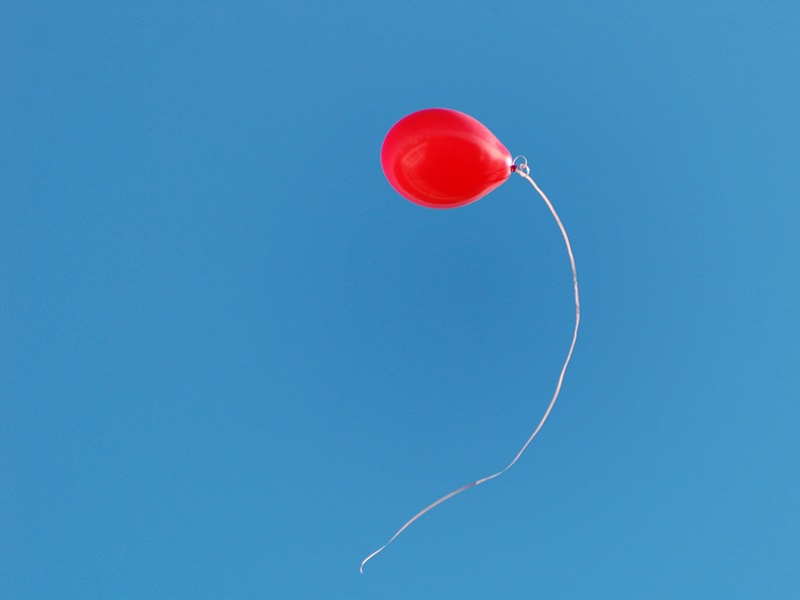
#> input picture src/img/balloon.jpg, 800 x 600 px, found by its file name
$ python test_akaze.py
#> lines starting #> are read from the running program, lines starting #| are printed output that depends on the picture; after the words box and inside, x2 and y2 are one past the last pixel; in counts of white or black regions, pixels touching at a corner belong together
# import the necessary packages
from __future__ import print_function
import cv2

# load the image and convert it to grayscale
image = cv2.imread("imgs/balloon.jpg")
#> image is the input picture: shape (600, 800, 3); mean B, G, R 191.3, 139.7, 65.6
gray = cv2.cvtColor(image, cv2.COLOR_BGR2GRAY)
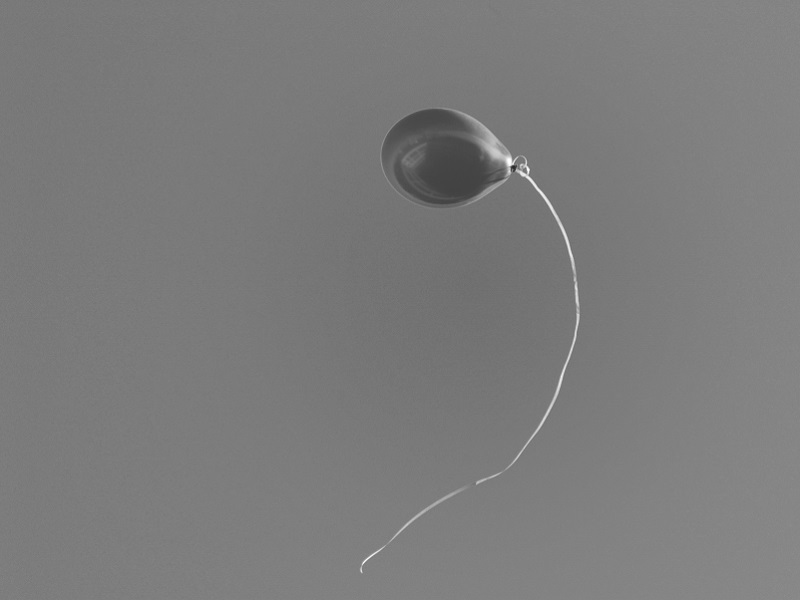
#> gray: shape (600, 800); min 41, max 254, mean 123.4
cv2.imshow("Original", image)

# initialize the AKAZE descriptor, then detect keypoints and extract
# local invariant descriptors from the image
detector = cv2.AKAZE_create()
(kps, descs) = detector.detectAndCompute(gray, None)
#> kps = 32 keypoints; strongest (x, y, size): (509, 161, 8.1), (513, 167, 4.8), (523, 173, 8.1), (492, 148, 16.1)
print("keypoints: {}, descriptors: {}".format(len(kps), descs.shape))
#| keypoints: 32, descriptors: (32, 61)

# draw the keypoints and show the output image
cv2.drawKeypoints(image, kps, image, (0, 255, 0))
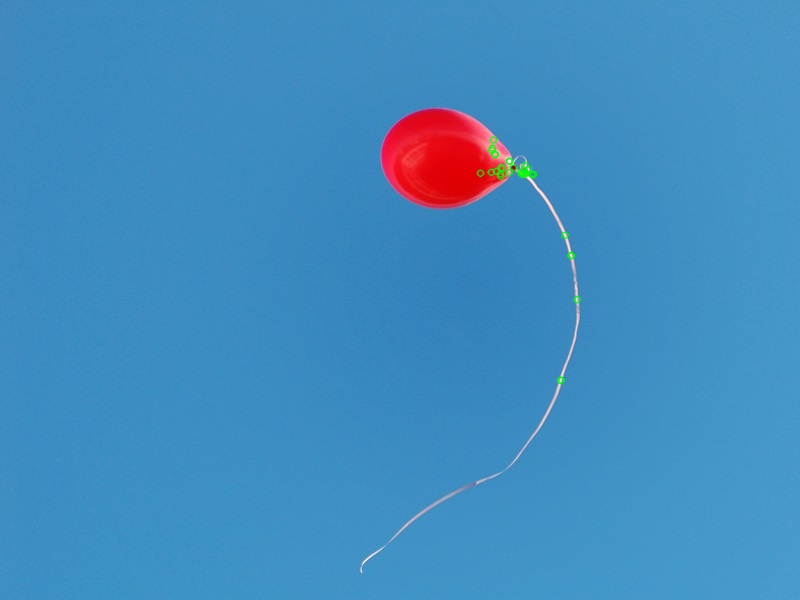
#> image: shape (600, 800, 3); 0.22% of pixels changed, all inside (x1, y1, x2, y2) = (476, 136, 582, 385)
cv2.imshow("Output", image)
cv2.waitKey(0)

$ run again, with src/img/dontsaveme.jpg copied over src/img/balloon.jpg
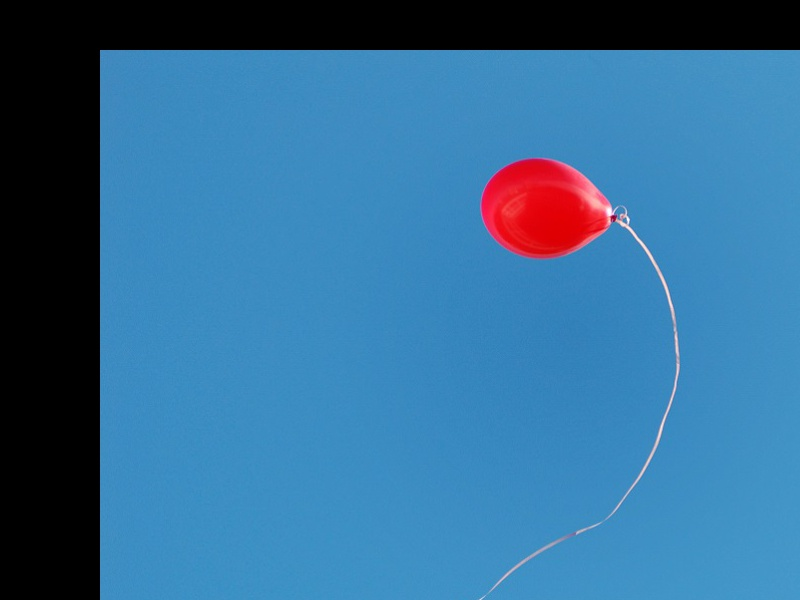
#> input picture src/img/dontsaveme.jpg, 800 x 600 px, found by its file name
#> image is the input picture: shape (600, 800, 3); mean B, G, R 151.9, 110.2, 52.3
#> `gray = cv2.cvtColor(image, cv2.COLOR_BGR2GRAY)`:
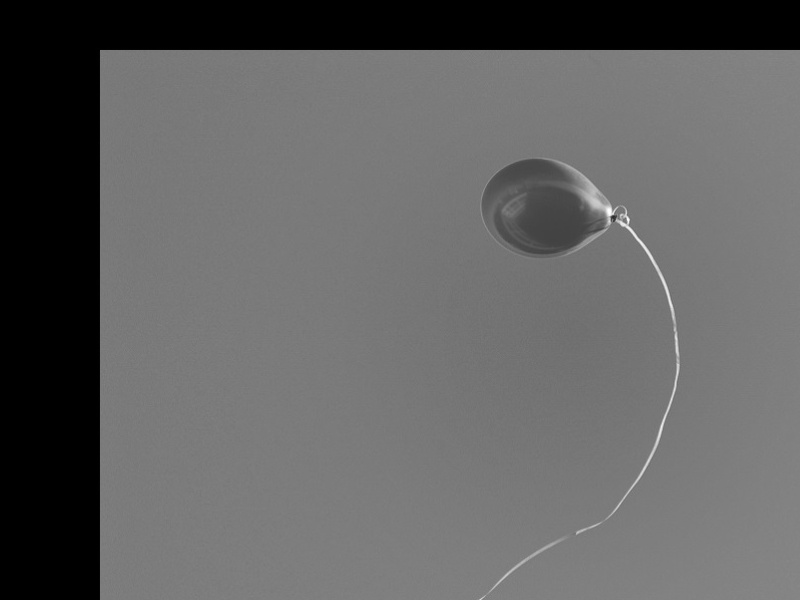
#> gray: shape (600, 800); min 0, max 254, mean 97.7
#> kps = 34 keypoints; strongest (x, y, size): (609, 211, 8.1), (613, 217, 4.8), (103, 53, 6.8), (623, 223, 8.1)
#| keypoints: 34, descriptors: (34, 61)
#> `cv2.drawKeypoints(image, kps, image, (0, 255, 0))`:
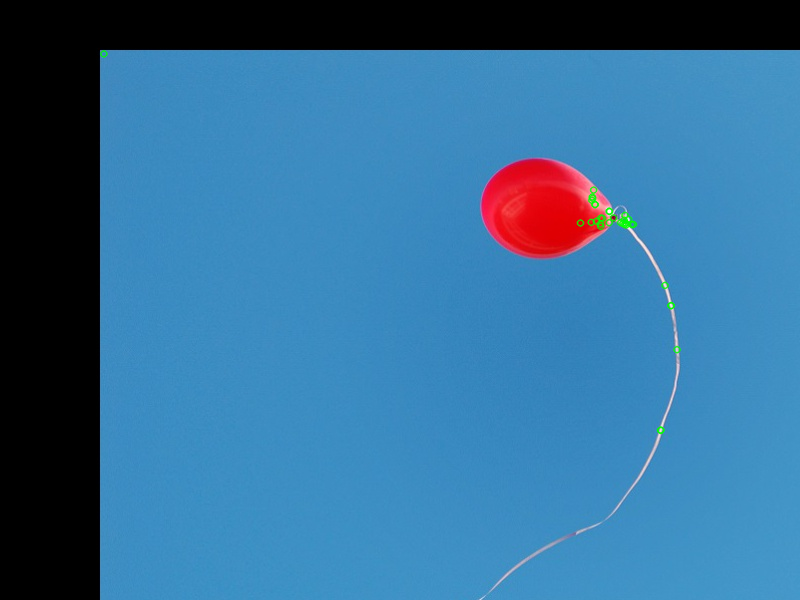
#> image: shape (600, 800, 3); 0.23% of pixels changed, all inside (x1, y1, x2, y2) = (99, 49, 682, 435)
